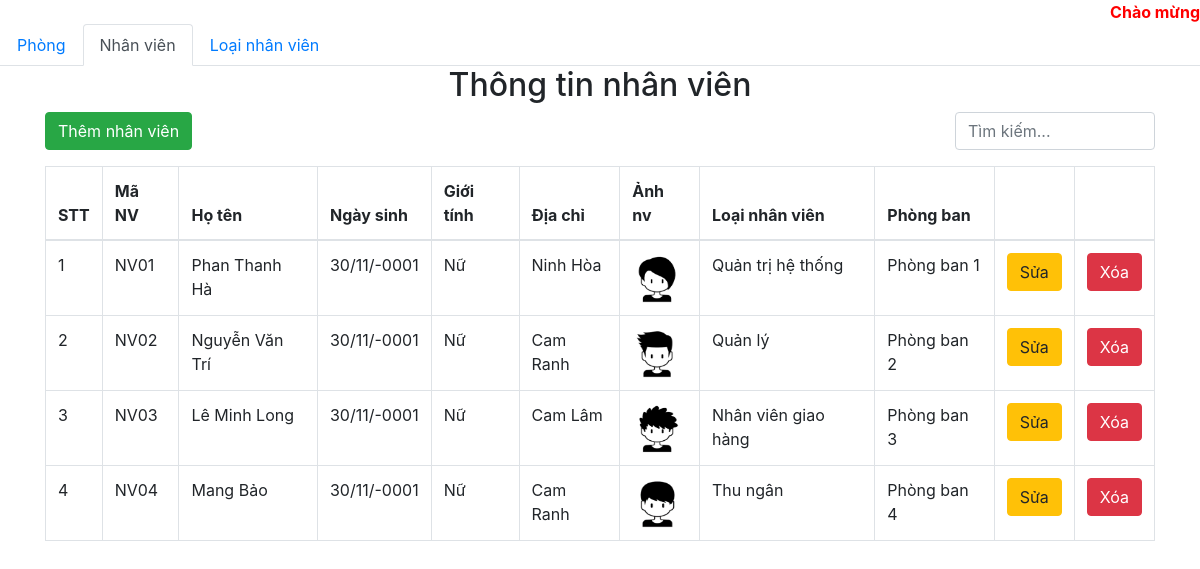
The page /nhanvien/index.php on the database its author committed.
### tables this page shows
create table nhanvien (
	manv varchar(10) not null primary key,
    honv varchar(50) not null,
	tennv varchar(50) not null,	
	ngaysinh date not null,
    gioitinh tinyint not null,
	diachi varchar(50) not null,
	anh varchar(250) not null,
	maloai varchar(20) not null,
    maphong varchar(20) not null,
	constraint nv_lnv_fk foreign key (maloai) references loainv (maloai),
    constraint nv_mp_fk foreign key (maphong) references phongban (maphong)
	ON UPDATE CASCADE
	ON DELETE CASCADE
);

create table loainv (
	maloai varchar(20) not null primary key,
	tentl varchar(50) not null
);

create table phongban(
	maphong varchar(20) NOT NULL primary key,
	tenphong varchar(50) NOT NULL
);

### db/connect.php (called while the page is built, shortened)
<?php
function executeResult($sql) {
	$con = mysqli_connect(DB_HOST, DB_USER, DB_PASSWORD, DB_NAME);
	$result = mysqli_query($con, $sql);
	$data   = [];
	if ($result != null){
		while ($row = mysqli_fetch_array($result, 1)) {
			$data[] = $row;
		}
	}
	return $data;
}

### nhanvien/index.php (the view, shortened to what this page needs)
<?php
require_once('../db/connect.php');
?>
<!DOCTYPE html>
<html>
<head>
	<link rel="stylesheet" href="https://maxcdn.bootstrapcdn.com/bootstrap/4.4.1/css/bootstrap.min.css">
</head>
<body>
	<div style="text-align: end;color: red;font-weight: bold;">
		Chào mừng <?php echo $_SESSION['username'];  ?>
	</div>
	<ul class="nav nav-tabs">
		<li class="nav-item">
			<a class="nav-link " href="../phong">Phòng</a>
		</li>
		<li class="nav-item">
			<a class="nav-link active" href="#">Nhân viên</a>
		</li>
		<li class="nav-item">
			<a class="nav-link" href="../loainv">Loại nhân viên</a>
		</li>
	</ul>
	<div class="container">
		<div class="panel panel-primary">
			<div class="panel-heading">
				<h2 class="text-center">Thông tin nhân viên</h2>
			</div>
			<div class="panel-body">
				<div class="row">
					<div class="col-lg-6">
						<a href="add.php">
							<button class="btn btn-success" style="margin-bottom: 15px;">Thêm nhân viên</button>
						</a>
					</div>
					<div class="col-lg-6">
						<form method="get">
							<div class="form-group" style="width: 200px; float: right;">
								<input type="text" class="form-control" placeholder="Tìm kiếm..." id="s" name="s" value="<?php if (isset($_GET['s'])) echo $_GET['s']; ?>">
							</div>
						</form>
					</div>
				</div>
				<table class="table table-bordered table-hover">
					<thead>
						<tr>
							<th width="50px">STT</th>
							<th>Mã NV</th>
							<th>Họ tên</th>
							<th>Ngày sinh</th>
							<th>Giới tính</th>
							<th>Địa chỉ </th>
							<th>Ảnh nv </th>
							<th>Loại nhân viên </th>
							<th>Phòng ban </th>
							<th width="50px"></th>
							<th width="50px"></th>
						</tr>
					</thead>
					<tbody>
						<?php
						$limit = 5;
						$page = 1;
						$firstIndex = ($page - 1) * $limit;
						$additional = '';
						$sql = 'select * from nhanvien left join loainv on nhanvien.maloai = loainv.maloai
						left join phongban on nhanvien.maphong = phongban.maphong
						where 1 ' . $additional . ' limit ' . $firstIndex . ',' . $limit;
						$nhanvienList = executeResult($sql);
						if (!empty($nhanvienList)) {
							foreach ($nhanvienList as $item) {
								$date = str_replace('-', '/', $item['ngaysinh']);
								if ($item['gioitinh'] == "1") {
									$gt = "Nam";
								} else
									$gt = "Nữ";
								echo '
							 <tr>
								 <td>' . (++$firstIndex) . '</td>
								 <td>' . $item['manv'] . '</td>
								 <td>' . $item['honv'] . ' ' . $item['tennv'] . '</td>
								 <td>' . date('d/m/Y', strtotime($date)) . '</td>
								 <td>' . $gt . '</td>
								 <td>' . $item['diachi'] . '</td>
								 <td> <img style="height: 50px; width: 50px;" src="../hinh_nv/' . $item['anh'] . '"/></td>
								 <td>' . $item['tentl'] . '</td>
								 <td>' . $item['tenphong'] . '</td>
								 <td>
									 <a href="edit.php?manv=' . $item['manv'] . '"><button class="btn btn-warning">Sửa</button></a>
								 </td>
								 <td>
									 <a href="delete.php?manv=' . $item['manv'] . '"><button class="btn btn-danger">Xóa</button></a>
								 </td>
							 </tr>';
							}
						} else {
							echo '<tr>';
							echo '<td colspan="11" style="text-align: center; color: red;font-weight: bold;">Không tìm thấy thông tin nhân viên </td>';
							echo '</tr>';
						}
						?>
					</tbody>
				</table>
			</div>
		</div>
	</div>
</body>
</html>

### rows shown on the page
nhanvien: manv "NV01", honv "Phan", tennv "Thanh Hà", ngaysinh "30/11/-0001", gioitinh "Nữ", diachi "Ninh Hòa", anh (picture), maloai.tentl "Quản trị hệ thống", maphong.tenphong "Phòng ban 1"
nhanvien: manv "NV02", honv "Nguyễn", tennv "Văn Trí", ngaysinh "30/11/-0001", gioitinh "Nữ", diachi "Cam Ranh", anh (picture), maloai.tentl "Quản lý", maphong.tenphong "Phòng ban 2"
nhanvien: manv "NV03", honv "Lê", tennv "Minh Long", ngaysinh "30/11/-0001", gioitinh "Nữ", diachi "Cam Lâm", anh (picture), maloai.tentl "Nhân viên giao hàng", maphong.tenphong "Phòng ban 3"
nhanvien: manv "NV04", honv "Mang", tennv "Bảo", ngaysinh "30/11/-0001", gioitinh "Nữ", diachi "Cam Ranh", anh (picture), maloai.tentl "Thu ngân", maphong.tenphong "Phòng ban 4"
